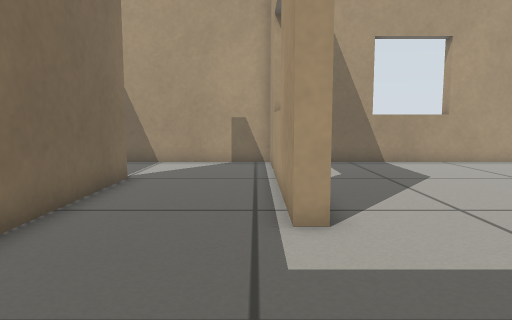
View 1 (above)

16 first-person views from a walk through a Gazebo world. The camera is 0.43 m above the floor, tilts 6° down and sees 70° across. The floor is counted in squares, 0.25 m on a side. Each view is taken from the middle of a square. On the plan, view 1 faces up. The plan holds only what a view shows up to about 17 squares ahead; the rest is blank.

View 2
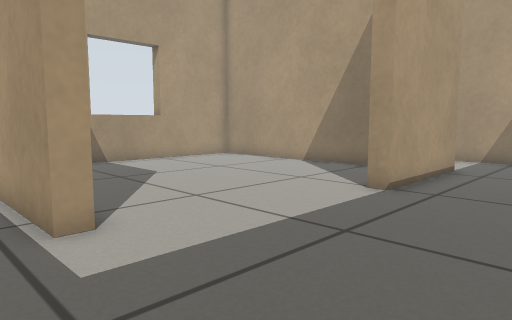

View 3
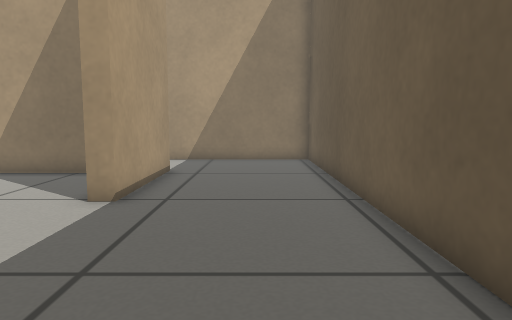

View 4
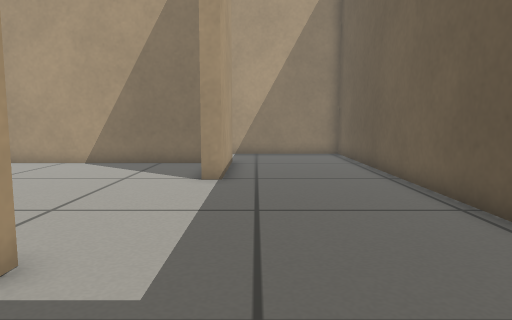

View 5
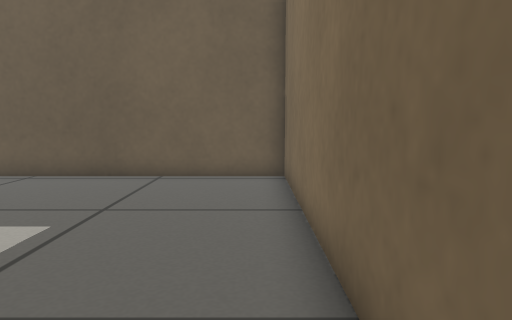

View 6
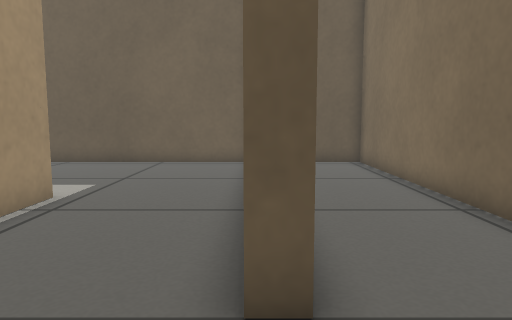

View 7
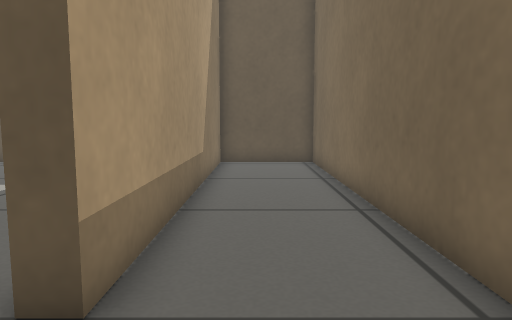

View 8
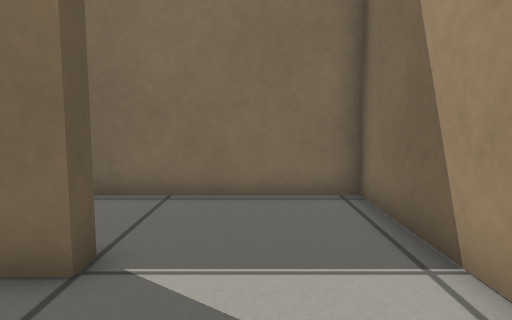

View 9
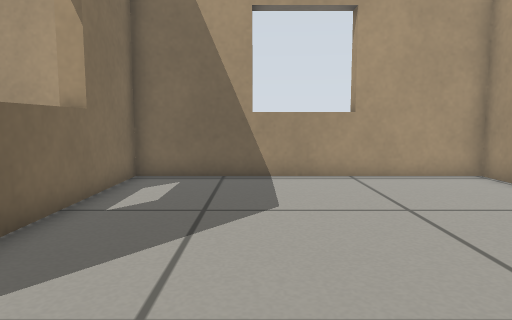

View 10
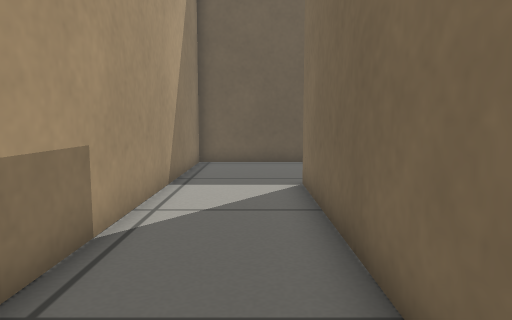

View 11
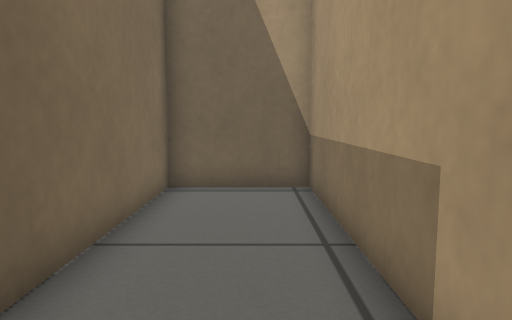

View 12
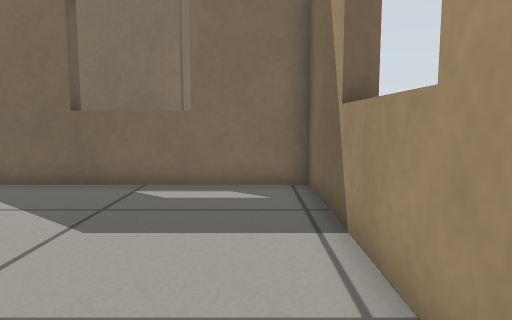

View 13
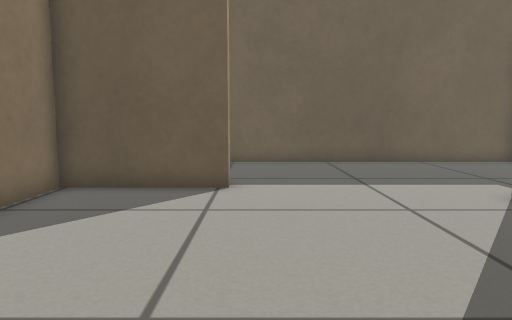

View 14
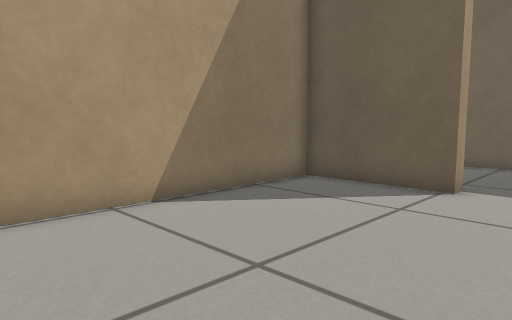

View 15
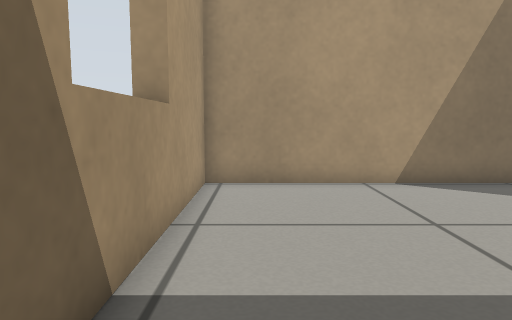

View 16
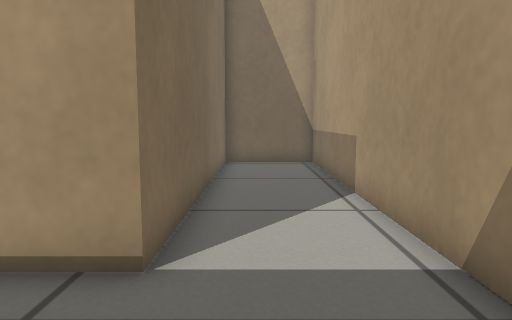

### Floor plan
Points are (right, up) in squares from view 1. A wall is a line through its corners. A room is listed if a view was taken in it or the views show most of it. See-through windows are left out.
Room 1 (views 1, 2, 3, 4, 5, 6, 8, 9, 10, 11, 12, 13, 14, 15, 16)
walls: (1.2, 5.8) (0.6, 5.8) (0.6, 14.9); (0.6, 15.4) (-4.4, 15.4); (-4.5, 11) (-3.9, 11) (-3.9, -1.4) (16.4, -1.4) (16.4, 15.4) (12.7, 15.4) (12.7, 4) (7.7, 4) (7.7, 4.6) (12.1, 4.6) (12.1, 15.4) (1.2, 15.4) (1.2, 7)
ways out: opening at (-4, 12.5) to room 2
Room 2 (view 7)
walls: (-4.4, 15.4) (-8.4, 15.4) (-8.4, -1.4) (-4.5, -1.4) (-4.5, 11)
ways out: opening at (-4, 12.5) to room 1

Positions as (right, up) in squares from view 1, and headings:
1: (0, 0), facing up
2: (-1, 0), facing up-right
3: (0, 1), facing right
4: (-3, 3), facing right
5: (-3, 10), facing down
6: (-4, 14), facing down
7: (-6, 14), facing down
8: (0, 13), facing left
9: (5, 4), facing up
10: (14, 14), facing down
11: (15, 6), facing up
12: (11, 14), facing left
13: (7, 14), facing down
14: (5, 14), facing down-right
15: (2, 14), facing right
16: (14, 0), facing up
